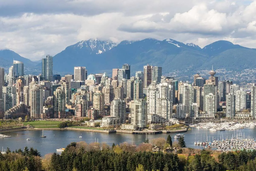
#> input picture 5.2/practice/image.png, 256 x 171 px, shrunk from 1200 x 801 before the run, found by its file name
$ python bnw.py
#> lines starting #> are read from the running program, lines starting #| are printed output that depends on the picture
from PIL import Image

image_yvr = Image.open("5.2/practice/image.png").load()

image_output = Image.open("5.2/practice/image.png")
#> image_output is the input picture: PIL image 256x171 RGB; mean R, G, B 138.8, 144.4, 145.7

def grey(r,g,b):
    avg = int((r+g+b)/3)
    return (avg, avg, avg)

width = image_output.width
#> width = 256
height = image_output.height
#> height = 171

for i in range(width):
    for j in range(height):
        r = image_yvr[i,j][0]
        g = image_yvr[i,j][1]
        b = image_yvr[i,j][2]

        image_output.putpixel((i,j), (grey(r,g,b)))
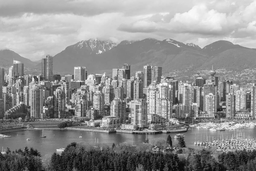
#> image_output: PIL image 256x171 RGB; min 3, max 253, mean 142.7
image_output.save("5.2/practice/byebye.png", "png")
